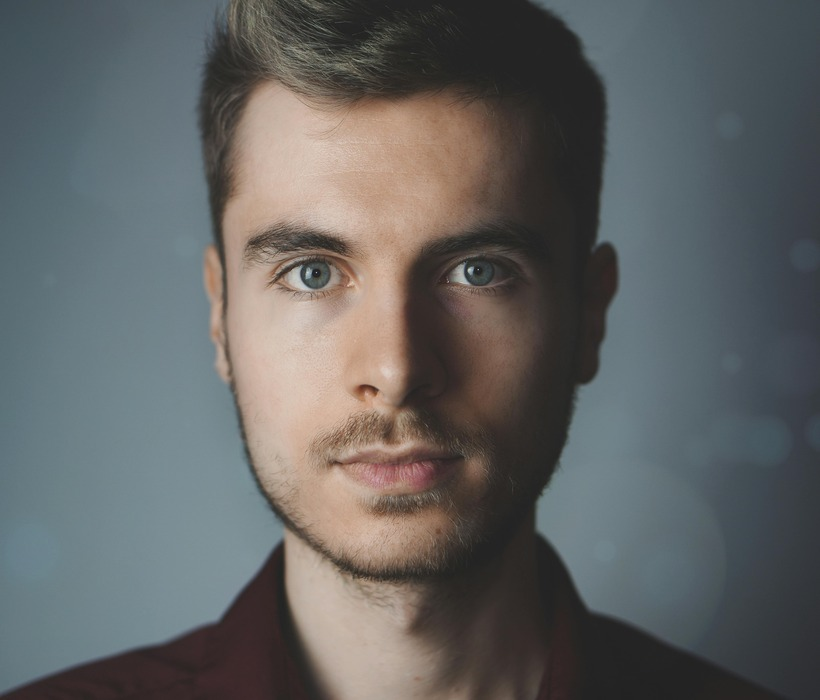
%> input picture Lab_01/face_img.jpg, 820 x 700 px
$ octave encoder.m   (GNU Octave 9; MATLAB toolbox functions it lacks are replaced by stand-ins)
%> lines starting %> are read from the running program, lines starting %| are printed output that depends on the picture
clc;
clear;
close all;

%% Taking the Image as input
[file, path] = uigetfile({'*.jpg;*.png;*.bmp'}, 'Select an Image');
%> the answer given: face_img.jpg
img = imread(fullfile(path, file));
%> img is the input picture: size 700x820x3 uint8; mean R, G, B 98, 99.1, 98.7
% Grayscale conversion
if ndims(img) == 3
    R = img(:,:,1);
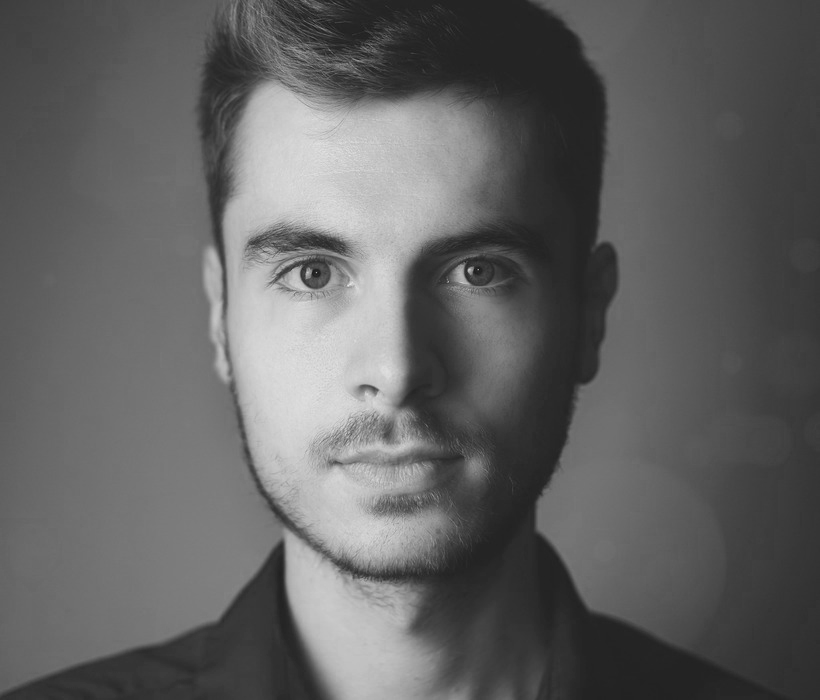
%> R: size 700x820 uint8; min 22, max 229, mean 98
    G = img(:,:,2);
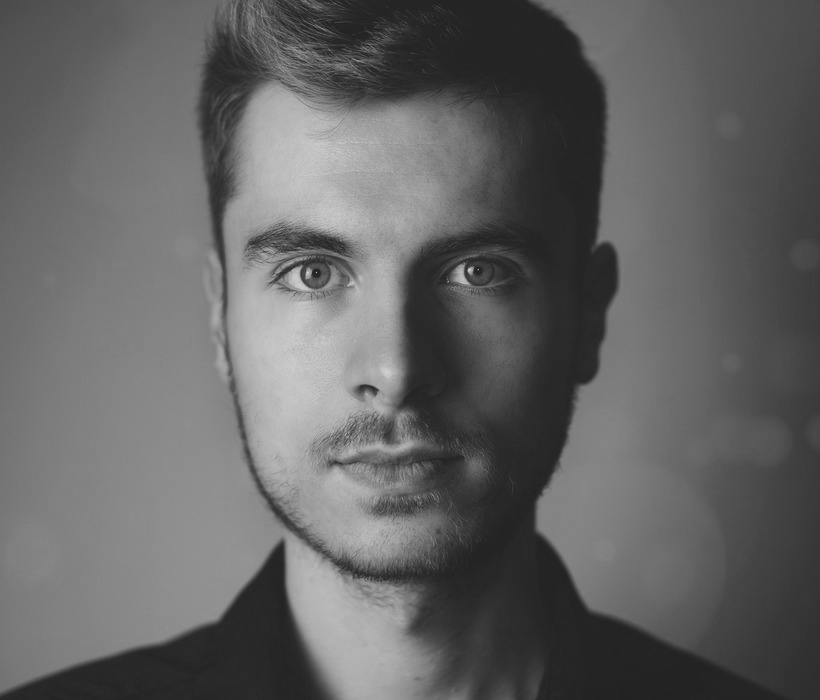
%> G: size 700x820 uint8; min 23, max 217, mean 99.1
    B = img(:,:,3);
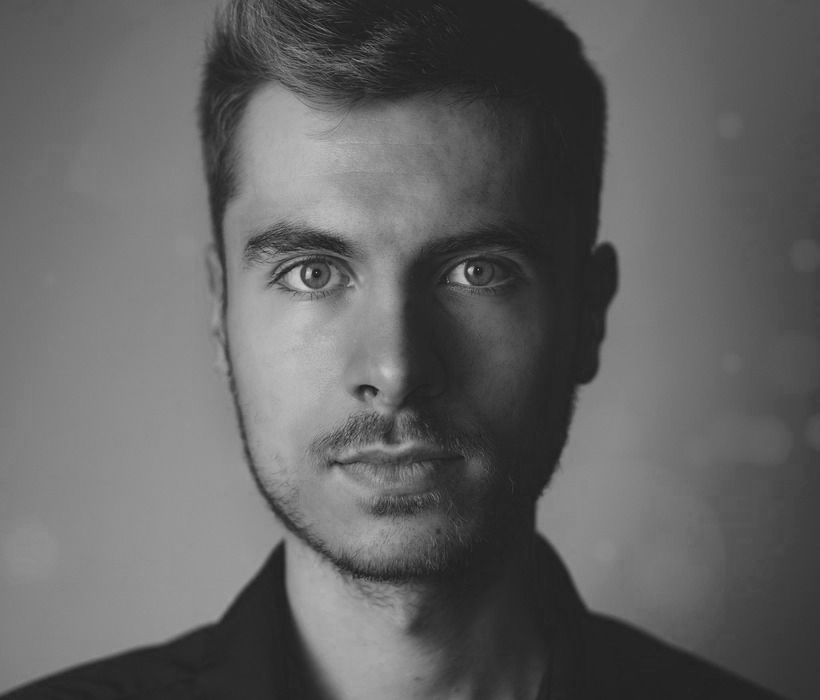
%> B: size 700x820 uint8; min 21, max 217, mean 98.7
    img = uint8(0.2989*double(R) + 0.5870*double(G) + 0.1140*double(B));
%> img: size 700x820 uint8
end
figure;
imshow(img);
title('Input Grayscale Image');

%% Central square cropping
[M, N] = size(img);
%> M = 700; N = 820
side = min(M, N);
%> side = 700
rs = floor((M - side)/2) + 1;
%> rs = 1
cs = floor((N - side)/2) + 1;
%> cs = 61
img_crop = img(rs:rs+side-1, cs:cs+side-1);
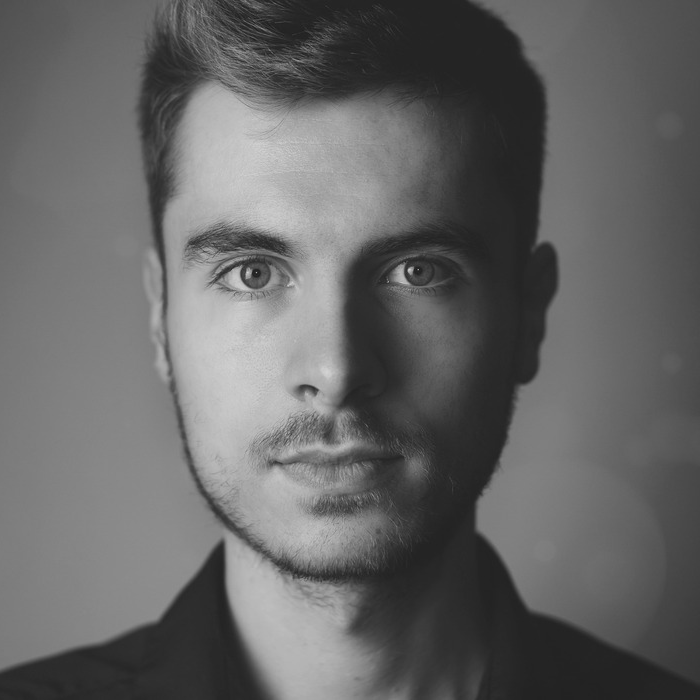
%> img_crop: size 700x700 uint8; min 23, max 213, mean 101.1

%% Spatial Resolution
disp('Select Spatial Resolution');
disp('0 : 100 x 100');
disp('1 : 200 x 200');
disp('2 : 400 x 400');
disp('3 : 800 x 800');
s_idx = input('Enter choice (0-3): ');
%> the answer given: 1
resolutions = [100 200 400 800];
new_size = resolutions(s_idx+1);
step = side / new_size;
%> step = 3.5
img_sampled = zeros(new_size, new_size);
for i = 1:new_size
    for j = 1:new_size
        x = round((i-0.5)*step + 0.5);
        y = round((j-0.5)*step + 0.5);
        img_sampled(i,j) = img_crop(x,y);
    end
end
img_sampled = uint8(img_sampled);
%> img_sampled: size 200x200 uint8

%% Intensity Resolution
disp('Select Intensity Resolution');
disp('0 : 1 bit (2 levels)');
disp('1 : 2 bits (4 levels)');
disp('2 : 4 bits (16 levels)');
disp('3 : 8 bits (256 levels)');
i_idx = input('Enter choice (0-3): ');
%> the answer given: 1
bit_depths = [1 2 4 8];
bits = bit_depths(i_idx+1);
levels = 2^bits;
img_quant = zeros(new_size, new_size);
for i = 1:new_size
    for j = 1:new_size
        p = img_sampled(i,j);
        q = floor(double(p) * levels / 256);
        img_quant(i,j) = q * (256 / levels);
    end
end
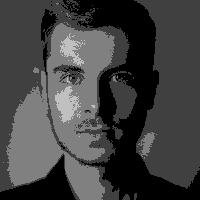
%> img_quant: size 200x200 double; min 0, max 192, mean 65.7
img_quant = uint8(img_quant);
%> img_quant: size 200x200 uint8

%% Header
% [ S1 S0 I1 I0 ]
header = s_idx * 4 + i_idx;   % fits in 4 bits (0–15)

%% Making the binary file
fid = fopen('encoded_image.bin', 'wb');
fwrite(fid, header, 'uint8');         % Header
fwrite(fid, new_size, 'uint16');      % Image size
fwrite(fid, img_quant(:), 'uint8');   % Pixel data (linear stream)
fclose(fid);
disp('Encoding complete. Custom binary file created.');
